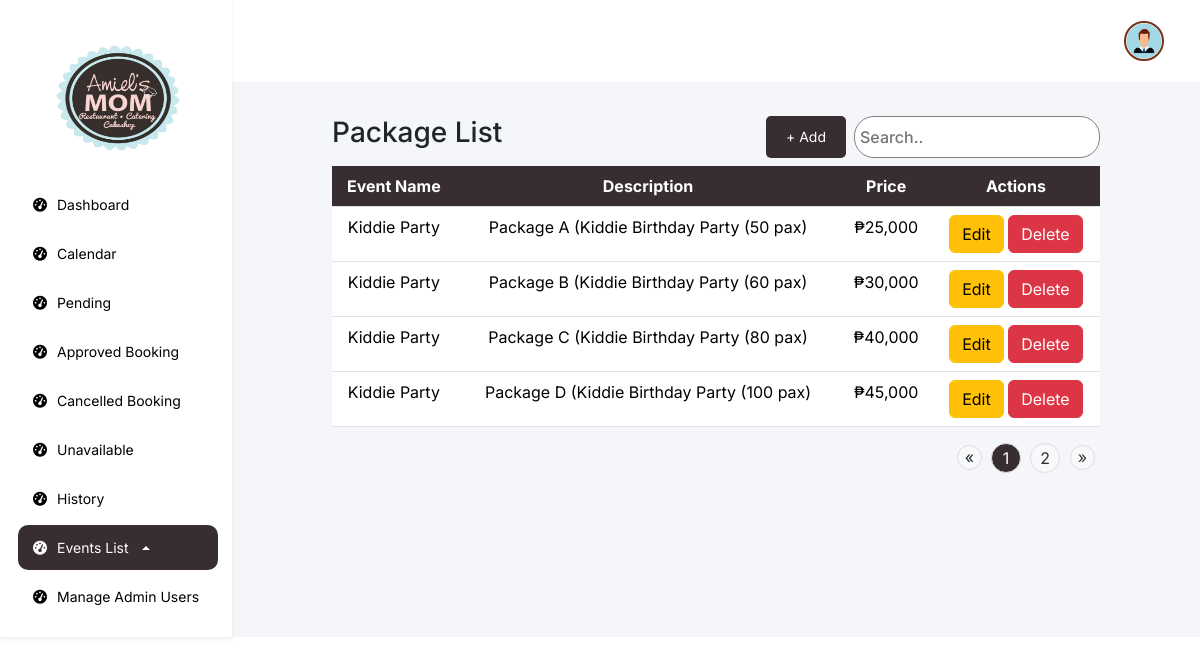
The app's page /features/admin/web/package_list.php (signed in), older data.
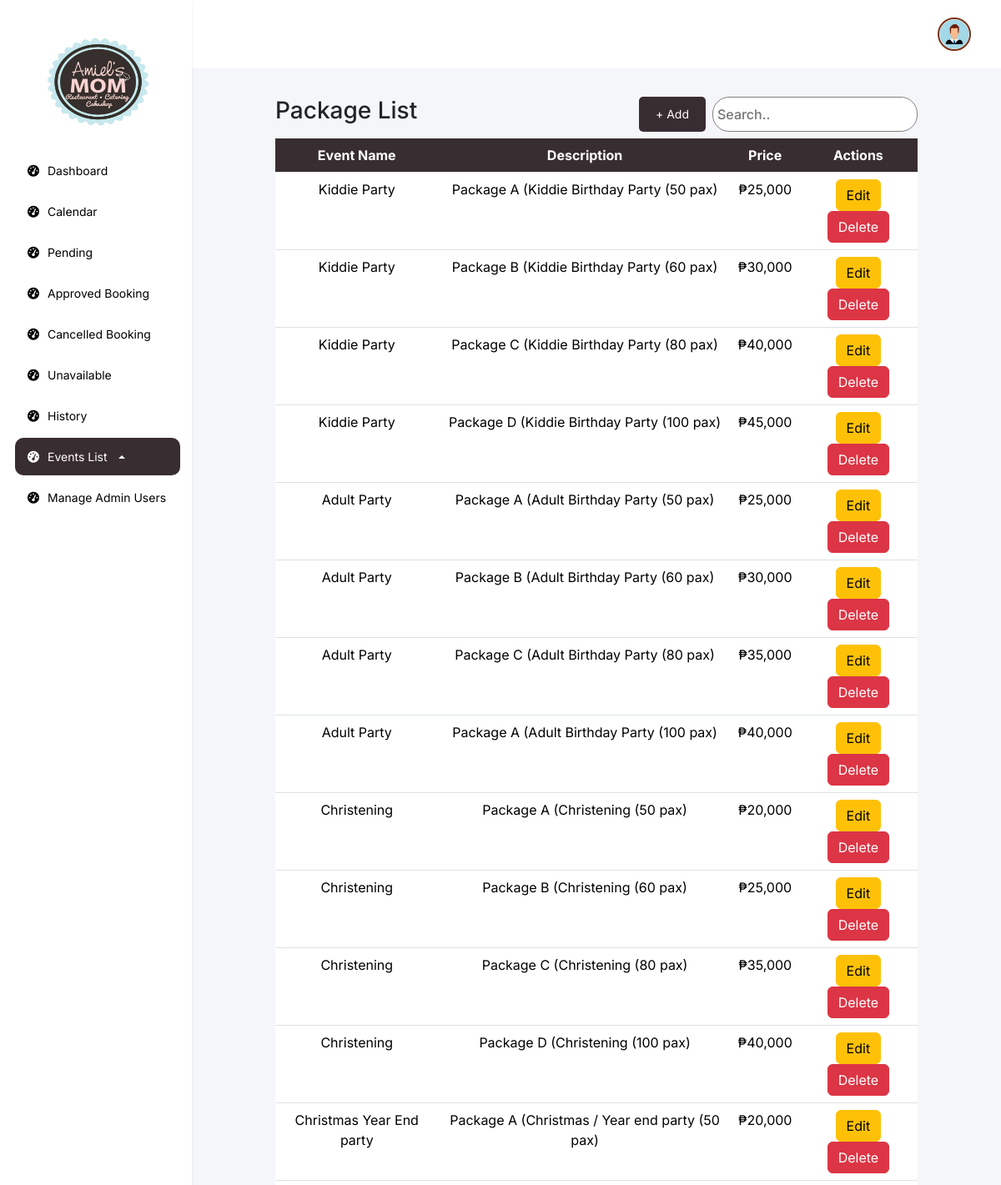
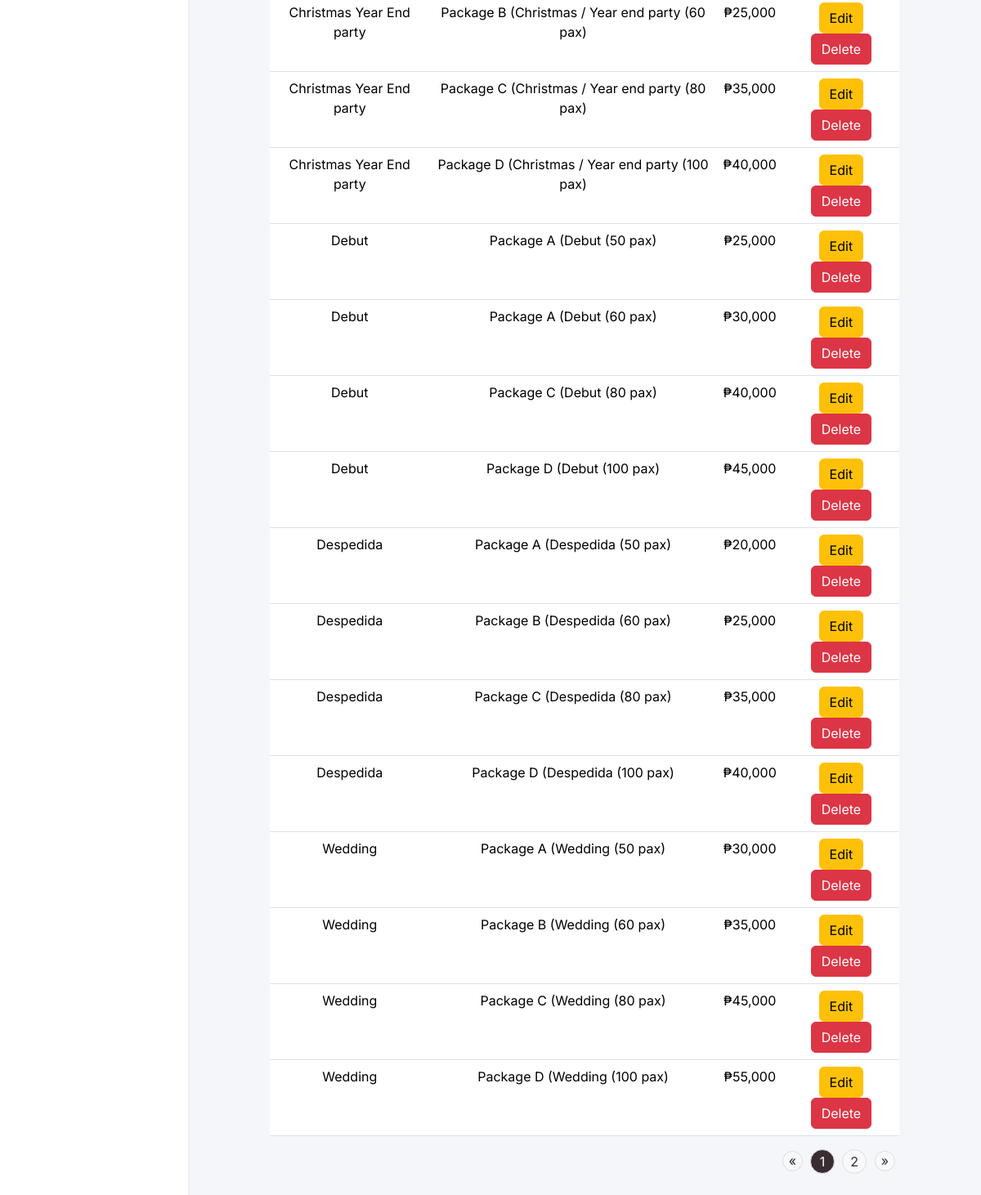
The same page, newer data (2 pictures, top to bottom).
### tables this page shows
CREATE TABLE `event_packages` (
  `id` int(11) NOT NULL,
  `type_of_event` varchar(255) NOT NULL,
  `description` text NOT NULL,
  `price` decimal(10,2) NOT NULL
);

### features/admin/web/package_list.php (the view, shortened to what the changed rows need)
<?php
require '../../../db.php';
$page = isset($_GET['page']) ? intval($_GET['page']) : 1;
$limit = 5;
$total_query = "SELECT COUNT(*) as total FROM booking";
$total_result = $conn->query($total_query);
$total_row = $total_result->fetch_assoc();
$total_records = $total_row['total'];
$total_pages = ceil($total_records / $limit);
?>
<!DOCTYPE html>
<html lang="en">
<head>
    <link rel="stylesheet" href="https://cdnjs.cloudflare.com/ajax/libs/font-awesome/6.0.0-beta3/css/all.min.css">
    <link href="https://cdn.jsdelivr.net/npm/bootstrap@5.3.3/dist/css/bootstrap.min.css" rel="stylesheet"
>
    <link href="https://cdn.jsdelivr.net/npm/sweetalert2@11.5.0/dist/sweetalert2.min.css" rel="stylesheet">
    <link rel="stylesheet" href="../css/index.css">
</head>
<body>
    <div class="content flex-grow-1">
        <div class="container mt-4">
            <div class="table-responsive">
            <table class="table">
                <thead>
                    <tr>
                        <th scope="col">Event Name</th>
                        <th scope="col">Description</th>
                        <th scope="col">Price</th>
                        <th scope="col">Actions</th>
                    </tr>
                </thead>
                <tbody>
                    <?php
                    $query = "SELECT * FROM event_packages";
                    $result = $conn->query($query);
                    ?>
                    <?php while ($row = $result->fetch_assoc()): ?>
                        <tr>
                            <td><?php echo htmlspecialchars($row['type_of_event'], ENT_QUOTES, 'UTF-8'); ?></td>
                            <td><?php echo htmlspecialchars($row['description'], ENT_QUOTES, 'UTF-8'); ?></td>
                            <td>₱<?php echo number_format(htmlspecialchars($row['price'], ENT_QUOTES, 'UTF-8'), 0, '.', ','); ?></td>
                            <td>
                                <button
                                    class="btn btn-warning edit-btn"
                                    data-id="<?php echo $row['id']; ?>"
                                    data-event_name="<?php echo htmlspecialchars($row['type_of_event'], ENT_QUOTES, 'UTF-8'); ?>"
                                    data-bs-toggle="modal"
                                    data-bs-target="#events_list">
                                    Edit
                                </button>
                                <form method="POST" action="../function/php/event_packages.php" style="display:inline;">
                                    <button type="submit" name="action" value="delete" class="btn btn-danger">
                                        Delete
                                    </button>
                                </form>
                            </td>
                        </tr>
                    <?php endwhile; ?>
                </tbody>
            </table>
                <nav aria-label="Page navigation">
                    <ul class="pagination d-flex justify-content-end">
                        <?php for ($i = 1; $i <= $total_pages; $i++): ?>
                            <li class="page-item <?php echo ($i == $page) ? 'active' : ''; ?>">
                                <a class="page-link" href="?page=<?php echo $i; ?>"><?php echo $i; ?></a>
                            </li>
                        <?php endfor; ?>
                    </ul>
                </nav>
</html>

Row changes from the older to the newer data that the page shows:
added event_packages: type_of_event "Adult Party", description "Package A (Adult Birthday Party (50 pax)", price "25,000"
added event_packages: type_of_event "Adult Party", description "Package B (Adult Birthday Party (60 pax)", price "30,000"
added event_packages: type_of_event "Adult Party", description "Package C (Adult Birthday Party (80 pax)", price "35,000"
added event_packages: type_of_event "Adult Party", description "Package A (Adult Birthday Party (100 pax)", price "40,000"
added event_packages: type_of_event "Christening", description "Package A (Christening (50 pax)", price "20,000"
added event_packages: type_of_event "Christening", description "Package B (Christening (60 pax)", price "25,000"
added event_packages: type_of_event "Christening", description "Package C (Christening (80 pax)", price "35,000"
added event_packages: type_of_event "Christening", description "Package D (Christening (100 pax)", price "40,000"
added event_packages: type_of_event "Christmas Year End party", description "Package A (Christmas / Year end party (50 pax)", price "20,000"
added event_packages: type_of_event "Christmas Year End party", description "Package B (Christmas / Year end party (60 pax)", price "25,000"
added event_packages: type_of_event "Christmas Year End party", description "Package C (Christmas / Year end party (80 pax)", price "35,000"
added event_packages: type_of_event "Christmas Year End party", description "Package D (Christmas / Year end party (100 pax)", price "40,000"
added event_packages: type_of_event "Debut", description "Package A (Debut (50 pax)", price "25,000"
added event_packages: type_of_event "Debut", description "Package A (Debut (60 pax)", price "30,000"
added event_packages: type_of_event "Debut", description "Package C (Debut (80 pax)", price "40,000"
added event_packages: type_of_event "Debut", description "Package D (Debut (100 pax)", price "45,000"
added event_packages: type_of_event "Despedida", description "Package A (Despedida (50 pax)", price "20,000"
added event_packages: type_of_event "Despedida", description "Package B (Despedida (60 pax)", price "25,000"
added event_packages: type_of_event "Despedida", description "Package C (Despedida (80 pax)", price "35,000"
added event_packages: type_of_event "Despedida", description "Package D (Despedida (100 pax)", price "40,000"
added event_packages: type_of_event "Wedding", description "Package A (Wedding (50 pax)", price "30,000"
added event_packages: type_of_event "Wedding", description "Package B (Wedding (60 pax)", price "35,000"
added event_packages: type_of_event "Wedding", description "Package C (Wedding (80 pax)", price "45,000"
added event_packages: type_of_event "Wedding", description "Package D (Wedding (100 pax)", price "55,000"
